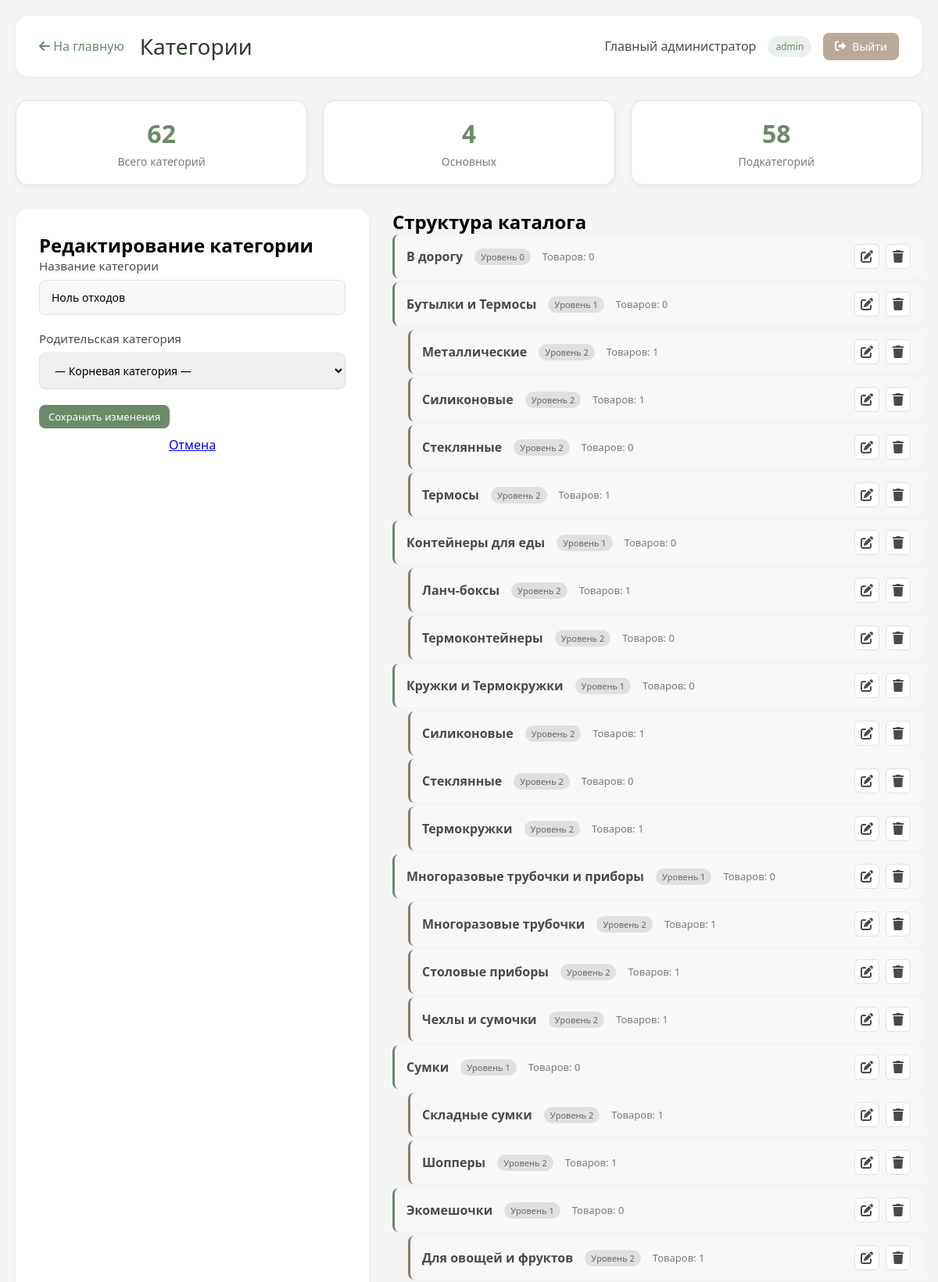
Page /admin/categories.php?edit=2 (signed in, upper part) on the committed database.
### tables this page shows
CREATE TABLE `categories` (
  `id` int NOT NULL,
  `name` varchar(100) NOT NULL,
  `parent_id` int DEFAULT NULL,
  `level` int DEFAULT '1'
);

### admin/categories.php (the view, shortened to what this page needs)
<?php
require_once '../backend/config.php';
$categories = $pdo->query("SELECT * FROM categories ORDER BY level, name")->fetchAll();
function buildCategoryTree($categories, $parent_id = null, $level = 0) {
    $result = [];
    foreach ($categories as $cat) {
        if ($cat['parent_id'] == $parent_id) {
            $cat['level'] = $level;
            $result[] = $cat;
            $result = array_merge($result, buildCategoryTree($categories, $cat['id'], $level + 1));
        }
    }
    return $result;
}
$category_tree = buildCategoryTree($categories);
$products_count = [];
$stmt = $pdo->query("SELECT category_id, COUNT(*) as count FROM products GROUP BY category_id");
while ($row = $stmt->fetch()) {
    $products_count[$row['category_id']] = $row['count'];
}
$edit_category = null;
if (isset($_GET['edit'])) {
    $edit_id = (int)$_GET['edit'];
    $stmt = $pdo->prepare("SELECT * FROM categories WHERE id = ?");
    $stmt->execute([$edit_id]);
    $edit_category = $stmt->fetch();
}
?>
<!DOCTYPE html>
<html lang="ru">
<head>
    <link rel="stylesheet" href="https://cdnjs.cloudflare.com/ajax/libs/font-awesome/6.0.0-beta3/css/all.min.css">
    <link rel="stylesheet" href="../frontend/css/styles.css">
    <link rel="stylesheet" href="css/admin.css">
</head>
<body>
    <div class="admin-container">
        <div class="admin-header">
            <div style="display: flex; align-items: center;">
                <a href="index.php" class="back-link"><i class="fas fa-arrow-left"></i> На главную</a>
                <h1>Категории</h1>
            </div>
            <div class="admin-user">
                <span><?= $_SESSION['admin_name'] ?></span>
                <span class="role"><?= $_SESSION['admin_role'] ?></span>
                <a href="logout.php" class="logout-btn"><i class="fas fa-sign-out-alt"></i> Выйти</a>
            </div>
        </div>
        <div class="stats-row">
            <div class="stat-card">
                <div class="number"><?= count($categories) ?></div>
                <div class="label">Всего категорий</div>
            </div>
            <div class="stat-card">
                <div class="number">
                    <?php
                    $stmt = $pdo->query("SELECT COUNT(*) FROM categories WHERE level = 1");
                    echo $stmt->fetchColumn();
                    ?>
                </div>
                <div class="label">Основных</div>
            </div>
            <div class="stat-card">
                <div class="number">
                    <?php
                    $stmt = $pdo->query("SELECT COUNT(*) FROM categories WHERE level > 1");
                    echo $stmt->fetchColumn();
                    ?>
                </div>
                <div class="label">Подкатегорий</div>
            </div>
        </div>
        <div class="content-grid">
            <div class="form-container">
                <h2><?= $edit_category ? 'Редактирование категории' : 'Добавить новую категорию' ?></h2>
                <form method="POST">
                    <div class="form-group">
                        <label>Название категории</label>
                        <input type="text" name="name" value="<?= htmlspecialchars($edit_category['name'] ?? '') ?>" required>
                    </div>
                    <div class="form-group">
                        <label>Родительская категория</label>
                        <select name="parent_id">
                            <option value="">— Корневая категория —</option>
                        </select>
                    </div>
                    <button type="submit" name="<?= $edit_category ? 'edit_category' : 'add_category' ?>" class="btn btn-primary">
                        <?= $edit_category ? 'Сохранить изменения' : 'Добавить категорию' ?>
                    </button>
                    <?php if ($edit_category): ?>
                        <a href="categories.php" class="btn-cancel" style="display: block; text-align: center; margin-top: 10px;">
                            Отмена
                        </a>
                    <?php endif; ?>
                </form>
            </div>
            <div class="categories-container">
                <h2>Структура каталога</h2>
                <?php if (empty($category_tree)): ?>
                    <p style="text-align: center; color: #7a7a7a; padding: 40px;">
                        Категории еще не созданы
                    </p>
                <?php else: ?>
                    <ul class="category-tree">
                        <?php foreach ($category_tree as $cat): ?>
                            <li class="category-item level-<?= $cat['level'] ?>">
                                <div class="category-content">
                                    <div class="category-info">
                                        <span class="category-name">
                                            <?= htmlspecialchars($cat['name']) ?>
                                        </span>
                                        <span class="category-level">Уровень <?= $cat['level'] ?></span>
                                        <span class="category-stats">
                                            Товаров: <?= $products_count[$cat['id']] ?? 0 ?>
                                        </span>
                                    </div>
                                    <div class="category-actions">
                                        <a href="?edit=<?= $cat['id'] ?>" class="action-btn" title="Редактировать">
                                            <i class="fas fa-edit"></i>
                                        </a>
                                        <a href="category-delete.php?id=<?= $cat['id'] ?>"
                                           class="action-btn delete"
                                           title="Удалить"
                                           onclick="return confirm('Вы уверены? Все подкатегории будут перемещены в корень')">
                                            <i class="fas fa-trash"></i>
                                        </a>
                                    </div>
                                </div>
                            </li>
                        <?php endforeach; ?>
                    </ul>
                <?php endif; ?>
            </div>
        </div>
    </div>
</body>
</html>

### admin/css/admin.css (style rules this page uses)
.admin-container { max-width: 1400px; margin: 0 auto; padding: 20px; }
.admin-header { background: white; border-radius: 16px; padding: 20px 30px; margin-bottom: 30px; display: flex; justify-content: space-between; align-items: center; box-shadow: 0 2px 10px rgba(0,0,0,0.05); }
.admin-header h1 { color: #2c3e2c; font-size: 28px; font-weight: 300; }
.admin-user { display: flex; align-items: center; gap: 15px; }
.admin-user span { color: #4a4a4a; }
.admin-user .role { background: #6b8a6b20; color: #6b8a6b; padding: 5px 10px; border-radius: 20px; font-size: 12px; }
.back-link { color: #6b8a6b; text-decoration: none; margin-right: 20px; }
.btn { padding: 6px 12px; border-radius: 8px; font-size: 13px; cursor: pointer; border: none; transition: 0.2s; text-decoration: none; display: inline-block; }
.btn-primary { background: #6b8a6b; color: white; }
.logout-btn { padding: 8px 15px; background: #b9a99a; color: white; text-decoration: none; border-radius: 8px; font-size: 14px; transition: 0.2s; display: inline-flex; align-items: center; gap: 8px; border: none; cursor: pointer; }
.logout-btn i { font-size: 14px; }
.stats-row { display: grid; grid-template-columns: repeat(3, 1fr); gap: 20px; margin-bottom: 30px; }
.stat-card { background: white; border-radius: 16px; padding: 20px; box-shadow: 0 2px 10px rgba(0,0,0,0.05); text-align: center; text-decoration: none; color: inherit; transition: 0.2s; }
.stat-card .number { font-size: 32px; font-weight: 700; color: #6b8a6b; margin-bottom: 5px; }
.stat-card .label { color: #7a7a7a; font-size: 14px; }
.form-container { background: white; border-radius: 16px; padding: 30px; box-shadow: 0 2px 10px rgba(0,0,0,0.05); }
.form-group { margin-bottom: 20px; }
.form-group label { display: block; margin-bottom: 8px; color: #4a4a4a; font-weight: 500; }
.form-group input, .form-group select, .form-group textarea { width: 100%; padding: 12px 15px; border: 1px solid #e0e0e0; border-radius: 8px; font-size: 14px; transition: 0.2s; }
.content-grid { display: grid; grid-template-columns: 1fr 1.5fr; gap: 30px; }
.category-tree { list-style: none; }
.category-item { margin-bottom: 5px; }
.category-content { display: flex; align-items: center; justify-content: space-between; padding: 12px 15px; background: #f8f8f8; border-radius: 8px; border-left: 3px solid #6b8a6b; transition: 0.2s; }
.category-info { display: flex; align-items: center; gap: 15px; }
.category-name { font-weight: 600; color: #4a4a4a; }
.category-level { font-size: 11px; background: #e0e0e0; padding: 3px 8px; border-radius: 20px; color: #666; }
.category-stats { color: #7a7a7a; font-size: 13px; }
.category-actions { display: flex; gap: 8px; }
.action-btn { width: 32px; height: 32px; border-radius: 6px; border: 1px solid #e0e0e0; background: white; cursor: pointer; transition: 0.2s; display: flex; align-items: center; justify-content: center; text-decoration: none; color: #4a4a4a; }
.level-1 .category-content { border-left-color: #6b8a6b; }
.level-2 .category-content { border-left-color: #8b7a6b; margin-left: 20px; }

### rows in the picture
categories: name "Ноль отходов"
categories: name "В дорогу", level "0", id "0"
categories: name "Бутылки и Термосы", level "1", id "0"
categories: name "Металлические", level "2", id "1"
categories: name "Силиконовые", level "2", id "1"
categories: name "Стеклянные", level "2", id "0"
categories: name "Термосы", level "2", id "1"
categories: name "Контейнеры для еды", level "1", id "0"
categories: name "Ланч-боксы", level "2", id "1"
categories: name "Термоконтейнеры", level "2", id "0"
categories: name "Кружки и Термокружки", level "1", id "0"
categories: name "Силиконовые", level "2", id "1"
categories: name "Стеклянные", level "2", id "0"
categories: name "Термокружки", level "2", id "1"
categories: name "Многоразовые трубочки и приборы", level "1", id "0"
categories: name "Многоразовые трубочки", level "2", id "1"
categories: name "Столовые приборы", level "2", id "1"
categories: name "Чехлы и сумочки", level "2", id "1"
categories: name "Сумки", level "1", id "0"
categories: name "Складные сумки", level "2", id "1"
categories: name "Шопперы", level "2", id "1"
categories: name "Экомешочки", level "1", id "0"
categories: name "Для овощей и фруктов", level "2", id "1"

### other values in the picture
$_SESSION['admin_name'] "Главный администратор"
$_SESSION['admin_role'] "admin"
count($categories) "62"
$stmt->fetchColumn() "4"
$stmt->fetchColumn() "58"
